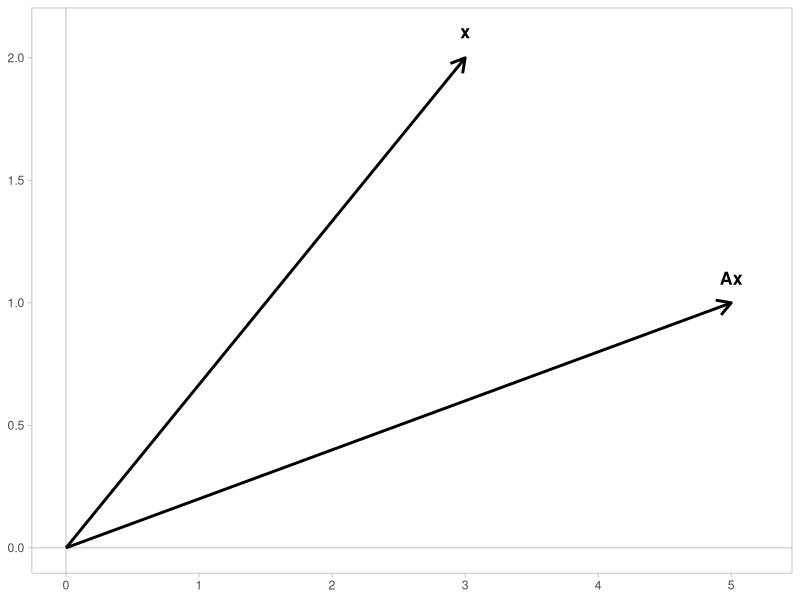
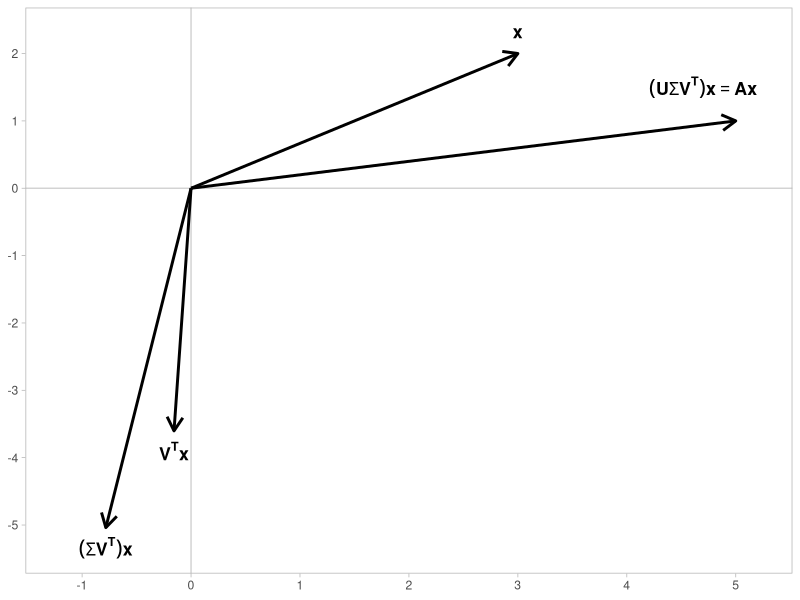

Here is the R script that generated these plots, in order:
#-----------------------------------
# Gráficos sobre geometría de la SVD.
#------------------------------------

# 1. Cargando librerías. ---------------

library(dplyr)
library(ggplot2)

# 2. Funciones personalizadas.--------------------------

geom_vector <- function(vec) {
  arrow_shape <- arrow(length = unit(0.4, "cm"))

  list(
    geom_segment(aes(x = 0, xend = vec[1], y = 0, yend = vec[2]),
                   arrow = arrow_shape, size = 1)
  )
}

text_annot <- function(vec, h_just=0, v_just = 0, label, size = 4.5, ...) {
  list(
    annotate(geom = "text", x = vec[1]+h_just, y = vec[2]+v_just,
             label = label, parse = TRUE, size = size, ...)
  )
}

geom_biaxis <- function() {
  list(
    geom_vline(xintercept = 0, color = "lightgrey"),
    geom_hline(yintercept = 0, color = "lightgrey")
  )
}


# 3. Cálculo y gráfico de matriz y vectores iniciales. --------------------

# Matriz A y vectores x y Ax.
A_m <- matrix(data = c(1, 3, 1, -4), nrow = 2, ncol = 2)
x_v <- c(3, 2)
Ax_v <- (A_m %*% x_v)[, 1]

# Gráfico de vectores x y Ax.
svd_geom_01 <- ggplot() +
  geom_biaxis() +
  geom_vector(vec = x_v) +
  geom_vector(vec = Ax_v) +
  text_annot(vec = x_v, v_just = 0.1, label = "bold(x)") +
  text_annot(vec = Ax_v, v_just = 0.1, label = "bold(Ax)") +
  expand_limits(x = 5.2) +
  theme_light() +
  theme(panel.grid = element_blank()) +
  labs(x = NULL, y = NULL)

ggsave(file = "svd-geom-01.jpg", plot = svd_geom_01,
       width = 6, height = 4)

# 3. Cálculo SVD de A y gráfico con x.---------------------

# Matrices de la SVD de A.
sv_decomp <- svd(A_m)
U_m <- sv_decomp$u
D_m <- diag(sv_decomp$d)
V_m <- sv_decomp$v

# Vectores del producto entre las matrices de la SVD y x.
tV_x <- (t(V_m)%*%x_v)[,1]     # V^{T} \vec{x}
D_tVx <- (D_m%*%tV_x)[,1]      # \Sigma (V^{T} \vec{x})
U_DtVx <- (U_m%*%D_tVx)[,1]    # U (\Sigma V^{T} \vec{x})

# Gráfico de SVD de A aplicado a vector x.
svd_geom_02 <- ggplot() +
  geom_biaxis() +
  geom_vector(vec = x_v) +
  geom_vector(vec = tV_x) +
  geom_vector(vec = D_tVx) +
  geom_vector(vec = U_DtVx) +
  text_annot(vec = x_v, v_just = 0.3, label = "bold(x)") +
  text_annot(vec = tV_x, v_just = -0.3, label = "bold(V^T*x)") +
  text_annot(vec = D_tVx, v_just = -0.3, label = "(bold(Sigma*V^T))*bold(x)") +
  text_annot(vec = U_DtVx, h_just = -0.3, v_just = 0.5, label = "(bold(U*Sigma*V^T))*bold(x) == bold(Ax)") +
  expand_limits(x = c(-1.2, 5.2), y = -5.2) +
  scale_x_continuous(breaks = -1:5) +
  scale_y_continuous(breaks = c(-5:2)) +
  theme_light() +
  theme(panel.grid = element_blank()) +
  labs(x = NULL, y = NULL)

ggsave(file = "svd-geom-02.jpg", plot = svd_geom_02,
       width = 6, height = 4)


